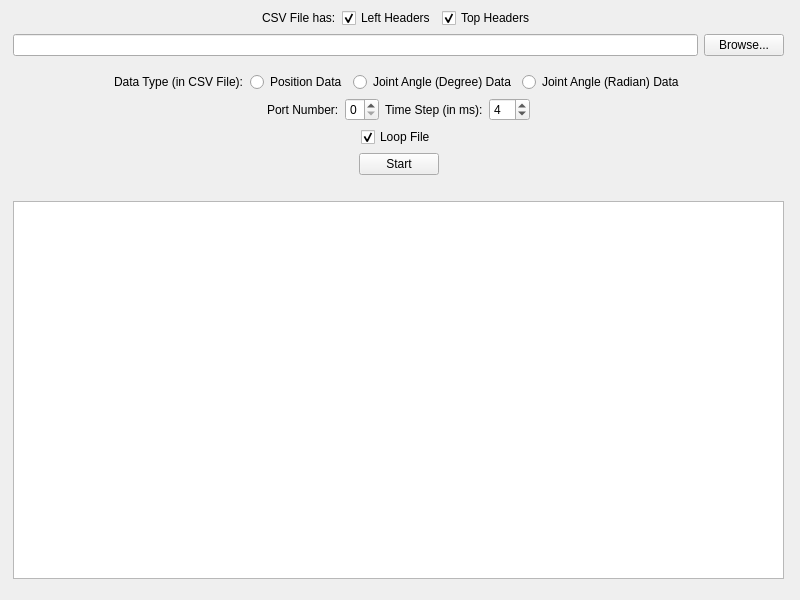
<?xml version="1.0" encoding="UTF-8"?>
<ui version="4.0">
 <class>ReadFileWidget</class>
 <widget class="QWidget" name="ReadFileWidget">
  <property name="geometry">
   <rect>
    <x>0</x>
    <y>0</y>
    <width>800</width>
    <height>600</height>
   </rect>
  </property>
  <property name="windowTitle">
   <string>File Reading Control</string>
  </property>
  <widget class="QWidget" name="verticalLayoutWidget_2">
   <property name="geometry">
    <rect>
     <x>13</x>
     <y>8</y>
     <width>771</width>
     <height>571</height>
    </rect>
   </property>
   <layout class="QVBoxLayout" name="verticalLayout_2">
    <item>
     <layout class="QHBoxLayout" name="horizontalLayout_6">
      <item>
       <spacer name="horizontalSpacer_9">
        <property name="orientation">
         <enum>Qt::Horizontal</enum>
        </property>
        <property name="sizeHint" stdset="0">
         <size>
          <width>40</width>
          <height>20</height>
         </size>
        </property>
       </spacer>
      </item>
      <item>
       <widget class="QLabel" name="label">
        <property name="text">
         <string>CSV File has:</string>
        </property>
       </widget>
      </item>
      <item>
       <widget class="QCheckBox" name="leftHeaderBox">
        <property name="text">
         <string>Left Headers</string>
        </property>
        <property name="checkable">
         <bool>true</bool>
        </property>
        <property name="checked">
         <bool>true</bool>
        </property>
       </widget>
      </item>
      <item>
       <widget class="QCheckBox" name="topHeaderBox">
        <property name="text">
         <string>Top Headers</string>
        </property>
        <property name="checked">
         <bool>true</bool>
        </property>
       </widget>
      </item>
      <item>
       <spacer name="horizontalSpacer_10">
        <property name="orientation">
         <enum>Qt::Horizontal</enum>
        </property>
        <property name="sizeHint" stdset="0">
         <size>
          <width>40</width>
          <height>20</height>
         </size>
        </property>
       </spacer>
      </item>
     </layout>
    </item>
    <item>
     <layout class="QHBoxLayout" name="horizontalLayout_2">
      <item>
       <widget class="QLineEdit" name="filenameLine"/>
      </item>
      <item>
       <widget class="QPushButton" name="browse">
        <property name="text">
         <string>Browse...</string>
        </property>
       </widget>
      </item>
     </layout>
    </item>
    <item>
     <spacer name="verticalSpacer_2">
      <property name="orientation">
       <enum>Qt::Vertical</enum>
      </property>
      <property name="sizeType">
       <enum>QSizePolicy::Fixed</enum>
      </property>
      <property name="sizeHint" stdset="0">
       <size>
        <width>20</width>
        <height>10</height>
       </size>
      </property>
     </spacer>
    </item>
    <item>
     <layout class="QHBoxLayout" name="horizontalLayout">
      <item>
       <spacer name="horizontalSpacer_4">
        <property name="orientation">
         <enum>Qt::Horizontal</enum>
        </property>
        <property name="sizeHint" stdset="0">
         <size>
          <width>40</width>
          <height>20</height>
         </size>
        </property>
       </spacer>
      </item>
      <item>
       <widget class="QLabel" name="label_2">
        <property name="text">
         <string>Data Type (in CSV File):</string>
        </property>
       </widget>
      </item>
      <item>
       <widget class="QRadioButton" name="positionButton">
        <property name="text">
         <string>Position Data</string>
        </property>
        <attribute name="buttonGroup">
         <string notr="true">buttonGroup</string>
        </attribute>
       </widget>
      </item>
      <item>
       <widget class="QRadioButton" name="angleButton">
        <property name="text">
         <string>Joint Angle (Degree) Data</string>
        </property>
        <attribute name="buttonGroup">
         <string notr="true">buttonGroup</string>
        </attribute>
       </widget>
      </item>
      <item>
       <widget class="QRadioButton" name="radButton">
        <property name="text">
         <string>Joint Angle (Radian) Data</string>
        </property>
        <attribute name="buttonGroup">
         <string notr="true">buttonGroup</string>
        </attribute>
       </widget>
      </item>
      <item>
       <spacer name="horizontalSpacer_5">
        <property name="orientation">
         <enum>Qt::Horizontal</enum>
        </property>
        <property name="sizeHint" stdset="0">
         <size>
          <width>40</width>
          <height>20</height>
         </size>
        </property>
       </spacer>
      </item>
     </layout>
    </item>
    <item>
     <layout class="QHBoxLayout" name="horizontalLayout_4">
      <item>
       <spacer name="horizontalSpacer_6">
        <property name="orientation">
         <enum>Qt::Horizontal</enum>
        </property>
        <property name="sizeHint" stdset="0">
         <size>
          <width>40</width>
          <height>20</height>
         </size>
        </property>
       </spacer>
      </item>
      <item>
       <widget class="QLabel" name="portLabel">
        <property name="text">
         <string>Port Number:</string>
        </property>
       </widget>
      </item>
      <item>
       <widget class="QSpinBox" name="portnumBox">
        <property name="maximum">
         <number>9</number>
        </property>
       </widget>
      </item>
      <item>
       <widget class="QLabel" name="timestepLabel">
        <property name="text">
         <string>Time Step (in ms):</string>
        </property>
       </widget>
      </item>
      <item>
       <widget class="QSpinBox" name="delayBox">
        <property name="value">
         <number>4</number>
        </property>
       </widget>
      </item>
      <item>
       <spacer name="horizontalSpacer_7">
        <property name="orientation">
         <enum>Qt::Horizontal</enum>
        </property>
        <property name="sizeHint" stdset="0">
         <size>
          <width>40</width>
          <height>20</height>
         </size>
        </property>
       </spacer>
      </item>
     </layout>
    </item>
    <item>
     <layout class="QHBoxLayout" name="horizontalLayout_5">
      <item>
       <spacer name="horizontalSpacer_3">
        <property name="orientation">
         <enum>Qt::Horizontal</enum>
        </property>
        <property name="sizeHint" stdset="0">
         <size>
          <width>40</width>
          <height>20</height>
         </size>
        </property>
       </spacer>
      </item>
      <item>
       <widget class="QCheckBox" name="loopBox">
        <property name="text">
         <string>Loop File</string>
        </property>
        <property name="checked">
         <bool>true</bool>
        </property>
       </widget>
      </item>
      <item>
       <spacer name="horizontalSpacer_8">
        <property name="orientation">
         <enum>Qt::Horizontal</enum>
        </property>
        <property name="sizeHint" stdset="0">
         <size>
          <width>40</width>
          <height>20</height>
         </size>
        </property>
       </spacer>
      </item>
     </layout>
    </item>
    <item>
     <layout class="QHBoxLayout" name="horizontalLayout_3">
      <item>
       <spacer name="horizontalSpacer">
        <property name="orientation">
         <enum>Qt::Horizontal</enum>
        </property>
        <property name="sizeHint" stdset="0">
         <size>
          <width>40</width>
          <height>20</height>
         </size>
        </property>
       </spacer>
      </item>
      <item>
       <widget class="QPushButton" name="startButton">
        <property name="text">
         <string>Start</string>
        </property>
        <property name="checkable">
         <bool>true</bool>
        </property>
       </widget>
      </item>
      <item>
       <spacer name="horizontalSpacer_2">
        <property name="orientation">
         <enum>Qt::Horizontal</enum>
        </property>
        <property name="sizeHint" stdset="0">
         <size>
          <width>40</width>
          <height>20</height>
         </size>
        </property>
       </spacer>
      </item>
     </layout>
    </item>
    <item>
     <spacer name="verticalSpacer">
      <property name="orientation">
       <enum>Qt::Vertical</enum>
      </property>
      <property name="sizeType">
       <enum>QSizePolicy::Fixed</enum>
      </property>
      <property name="sizeHint" stdset="0">
       <size>
        <width>20</width>
        <height>20</height>
       </size>
      </property>
     </spacer>
    </item>
    <item>
     <widget class="QTableWidget" name="dataTable">
      <property name="editTriggers">
       <set>QAbstractItemView::NoEditTriggers</set>
      </property>
     </widget>
    </item>
   </layout>
  </widget>
  <zorder>verticalLayoutWidget_2</zorder>
  <zorder>horizontalLayoutWidget_2</zorder>
 </widget>
 <resources/>
 <connections/>
 <buttongroups>
  <buttongroup name="buttonGroup"/>
 </buttongroups>
</ui>
